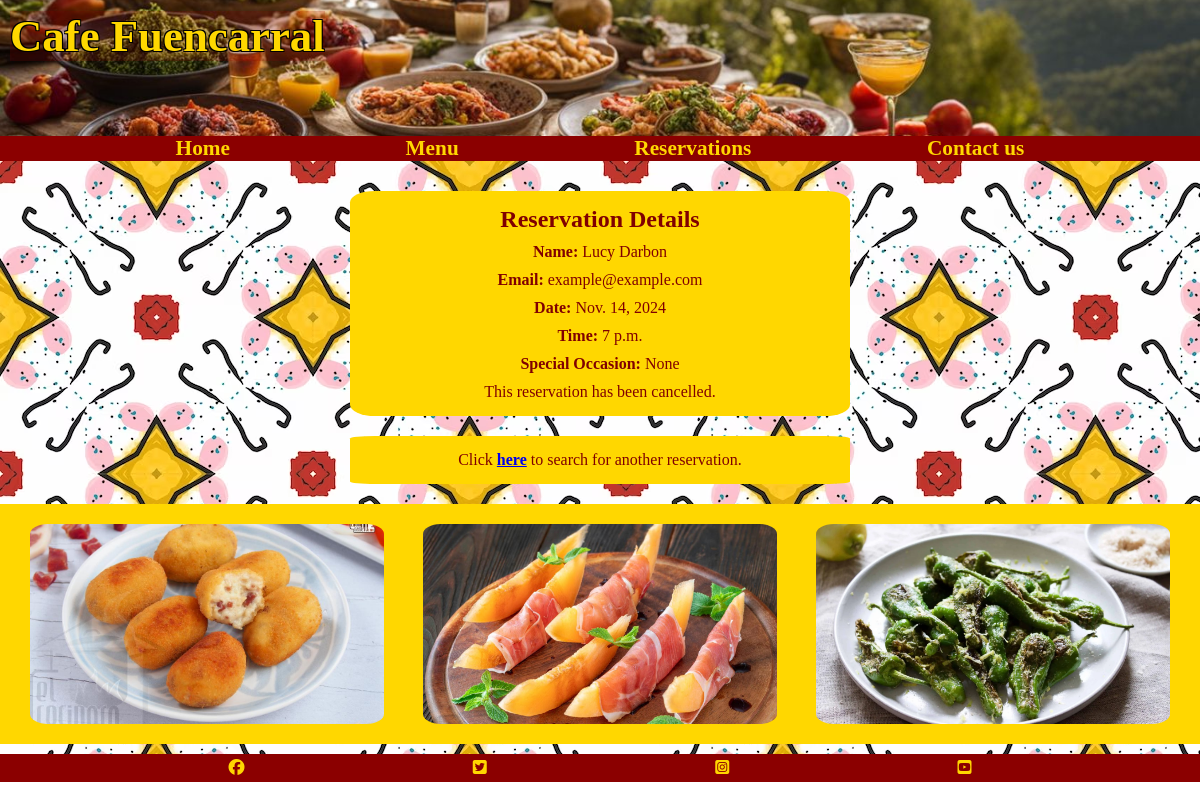
The app's page /reservations/details/FUE-94TKVV5T/ with its own data.
### reservations/models.py (models this page shows, shortened)
class Reservation(models.Model):
    NUMBER_OF_PEOPLE_CHOICES = [
        (1, "1"),
        (2, "2"),
        (3, "3"),
        (4, "4"),
        (5, "5"),
        (6, "6"),
    ]
    TIME_OF_DAY_CHOICES = [
        (time(17, 0), "17:00"),
        (time(17, 30), "17:30"),
        (time(18, 0), "18:00"),
        (time(18, 30), "18:30"),
        (time(19, 0), "19:00"),
        (time(19, 30), "19:30"),
        (time(20, 0), "20:00"),
        (time(20, 30), "20:30"),
        (time(21, 0), "21:00"),
    ]
    SPECIAL_OCCASION_CHOICES = [
        ("None", "None"),
        ("Birthday", "Birthday"),
        ("Anniversary", "Anniversary"),
    ]
    STATUS_CHOICES = [
        ("Active", "Active"),
        ("Cancelled", "Cancelled"),
    ]
    people = models.IntegerField(choices=NUMBER_OF_PEOPLE_CHOICES)
    date = models.DateField()
    time = models.TimeField(choices=TIME_OF_DAY_CHOICES)
    first_name = models.CharField(max_length=200)
    last_name = models.CharField(max_length=200)
    email = models.EmailField(max_length=200)
    special_occasion = models.CharField(
        max_length=200,
        choices=SPECIAL_OCCASION_CHOICES,
        blank=True,
        default='None')
    code = models.CharField(max_length=20, blank=True, null=True)
    timestamp = models.DateTimeField(null=True, blank=True)
    status = models.CharField(
        max_length=200,
        choices=STATUS_CHOICES,
        default="Active"
    )

### reservations/views.py (the view)
# urls.py: path('details/<str:code>/', views.details_view, name='details'),
def details_view(request, code):
    reservation = get_object_or_404(Reservation, code=code)
    can_modify = reservation.status == "Active"
    can_cancel = reservation.status == "Active"
    return render(request, 'reservations/details.html', {
        'reservation': reservation,
        'can_modify': can_modify,
        'can_cancel': can_cancel
    })

### reservations/templates/reservations/details.html (shortened to what this page needs)
{% extends "base.html" %}
{% load static %}
{% block content %}
<main>
    <section class="box">
        <h2>Reservation Details</h2>
        <p><strong>Name:</strong> {{ reservation.first_name }} {{ reservation.last_name }}</p>
        <p><strong>Email:</strong> {{ reservation.email }}</p>
        <p><strong>Date:</strong> {{ reservation.date }}</p>
        <p><strong>Time:</strong> {{ reservation.time }}</p>
        <p><strong>Special Occasion:</strong> {{ reservation.special_occasion }}</p>
        {% if not can_modify and not can_cancel %}
        <p>This reservation has been cancelled.</p>
        {% endif %}
    </section>
    <section class="box">
        <p>Click <a href="{% url 'reservation:search' %}"><strong>here</strong></a> to search for another reservation.
        </p>
    </section>
    <section class="images">
        <div id="croquetas"></div>
        <div id="melon"></div>
        <div id="peppers"></div>
    </section>
</main>
{% endblock %}

### home/static/home/style.css (style rules this page uses)
* { margin: 0; padding: 0; }
main { background: url("images/background-image.avif"); color: maroon; padding-top: 10px; padding-bottom: 10px; }
.box { background-color: gold; padding: 10px; border-radius: 5%; text-align: center; width: 80%; margin: 20px auto; }
h2, p { padding: 5px; }
.images { background-color: gold; padding: 10px; }
#croquetas { background: url("images/croquetas-de-jamon-serrano.jpeg") no-repeat center center/cover; width: 80%; height: 150px; margin: 10px auto; border-radius: 5%; }
#melon { background: url("images/melon-con-jamon.jpg") no-repeat center center/cover; width: 80%; height: 150px; margin: 10px auto; border-radius: 5%; }
#peppers { background: url("images/padron-peppers.webp") no-repeat center center/cover; width: 80%; height: 150px; margin: 10px auto; border-radius: 5%; }
@media screen and (min-width: 768px) { .box { width: 40%; margin: 20px auto; } }
@media screen and (min-width: 768px) { .images { display: flex; justify-content: space-between; } }
@media screen and (min-width: 768px) { #paella, #patatas, #tortilla, #croquetas, #melon, #peppers, #pan, #huevos, #pulpo { height: 200px; width: 30%; } }

### records on screen
Reservation: first_name "Lucy", last_name "Darbon", email "example@example.com", date "Nov. 14, 2024", time "7 p.m.", special_occasion "None"
